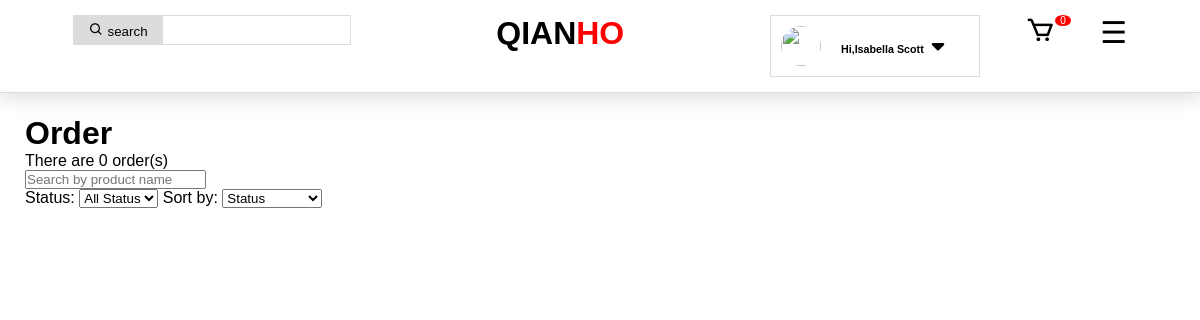
Page /customer/orders.php (signed in) on the earlier database version.
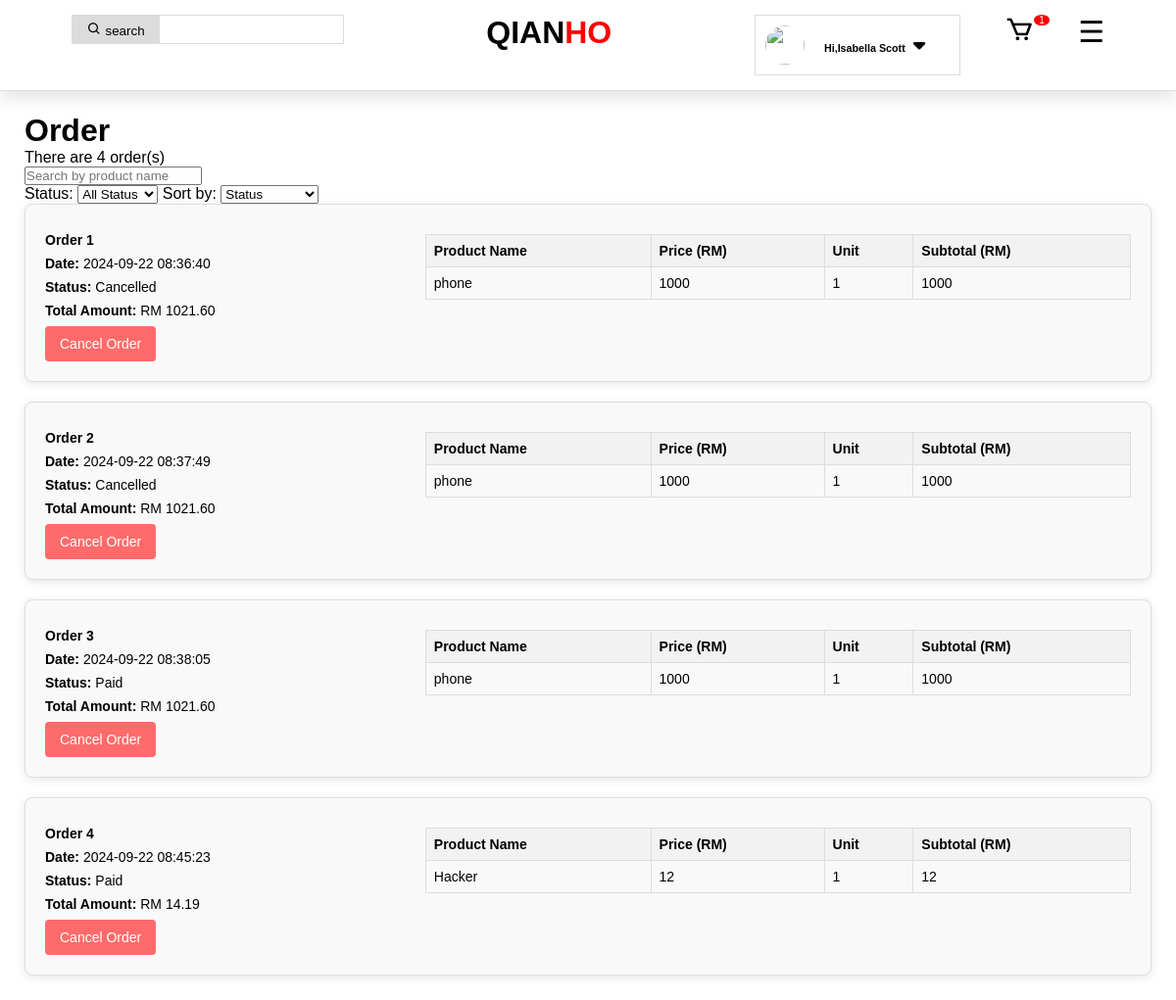
Same page on the later database version.
### tables this page shows
CREATE TABLE `orders` (
  `id` varchar(11) NOT NULL,
  `user_id` varchar(11) NOT NULL,
  `datetime` datetime NOT NULL,
  `total` decimal(10,2) NOT NULL,
  `ship_id` varchar(11) NOT NULL,
  `count` int(11) NOT NULL,
  `status` enum('Pending','Cancelled','Delivered','Shipped','Paid') NOT NULL DEFAULT 'Pending',
  `created_at` timestamp NOT NULL DEFAULT current_timestamp()
);

CREATE TABLE `order_details` (
  `order_id` varchar(11) NOT NULL,
  `product_id` varchar(11) NOT NULL,
  `price` decimal(10,0) NOT NULL,
  `unit` int(11) NOT NULL,
  `subtotal` decimal(10,0) NOT NULL,
  `commment_status` varchar(20) NOT NULL
);

CREATE TABLE `product` (
  `product_id` varchar(10) NOT NULL,
  `name` varchar(100) NOT NULL,
  `price` decimal(10,2) NOT NULL,
  `category_id` varchar(10) NOT NULL,
  `quantity` int(10) NOT NULL,
  `description` varchar(1000) NOT NULL,
  `weight` decimal(10,2) NOT NULL,
  `status` varchar(11) NOT NULL
);

### lib/SimplePager.php (called while the page is built, shortened)
<?php
class SimplePager {
    public function __construct($query, $params, $limit, $page) {
        global $_db;
        $this->limit = ctype_digit($limit) ? max($limit, 1) : $limit;
        $this->page = ctype_digit($page) ? max($page, 1) : $page;
        $q = preg_replace('/SELECT.+FROM/', 'SELECT COUNT(*) FROM', $query, 1);
        $stm = $_db->prepare($q);
        $stm->execute($params);
        $this->item_count = $stm->fetchColumn();
        $offset = ($this->page - 1) * $this->limit;
        $stm = $_db->prepare($query . " LIMIT $offset, $this->limit");
        $stm->execute($params);
        $this->result = $stm->fetchAll();
    }
}

### customer/orders.php (the view, shortened to what the changed rows need)
<?php
include '../_base.php';
include '../include/header.php';
include '../_head.php';
$user = $_SESSION['user'];
require_once '../lib/SimplePager.php';
$pend = 'Pending';
$dispnum = isset($_GET['displ']) ? trim($_GET['displ']) : '';
$sort_by = isset($_GET['sort_by']) ? trim($_GET['sort_by']) : 'id';
$page = isset($_GET['page']) ? (int)$_GET['page'] : 1;
$limit = 5;
$query = 'SELECT DISTINCT o.* FROM orders AS o JOIN order_details AS od ON o.id = od.order_id JOIN product AS p ON od.product_id = p.product_id WHERE o.user_id = ? AND o.status != ? AND o.status != ?';
$params = [$user->user_id, 'Pending', ''];
$getcou = $_db->prepare($query);
$getcou->execute($params);
$getcout = $getcou->fetchAll();
$query .= ' AND o.status != ? AND o.status != ?';
$params[] = $pend;
$params[] = '';
$query .= " ORDER BY o.$sort_by";
$pager = new SimplePager($query, $params, $limit, $page);
$orders = $pager->result;
?>
<link rel="stylesheet" href="../css/orderItem.css">
</head>
<br><br><br><br><br>
<div class="container">
    <h1>Order</h1>
    There are <?= count($getcout) ?> order(s)
    <form action="orders.php" method="get" id="searchForm">
    </form>
    <div class="filter-sorting">
    </div>
    <div class="order-grid">
        <?php foreach ($orders as $order): ?>
            <?php if ($order->status != 'Pending' && $order->status != ''): ?>
                <?php
                $stm = $_db->prepare('
                SELECT i.*, p.name
                FROM order_details AS i
                JOIN product AS p ON i.product_id = p.product_id
                WHERE i.order_id = ?
                ');
                $stm->execute([$order->id]);
                $order_details = $stm->fetchAll();
                ?>
                <div class="order-card">
                    <div class="order-info">
                        <p><strong>Order <?= ++$dispnum ?></strong></p>
                        <p><strong>Date:</strong> <?= $order->datetime ?></p>
                        <p><strong>Status:</strong> <?= $order->status ?></p>
                        <p><strong>Total Amount:</strong> RM <?= $order->total ?></p>
                        <form method="post" action="../function/cancel_order.php">
                            <input type="submit" name="submit" value="Cancel Order" class="cancel-button" data-order>
                        </form>
                    </div>
                    <div class="product-info">
                        <table class="product-table">
                            <thead>
                                <tr>
                                    <th>Product Name</th>
                                    <th>Price (RM)</th>
                                    <th>Unit</th>
                                    <th>Subtotal (RM)</th>
                                </tr>
                            </thead>
                            <tbody>
                                <?php foreach ($order_details as $item): ?>
                                    <tr>
                                        <td><?= $item->name ?></td>
                                        <td><?= $item->price ?></td>
                                        <td><?= $item->unit ?></td>
                                        <td><?= $item->subtotal ?></td>
                                    </tr>
                                <?php endforeach; ?>
                            </tbody>
                        </table>
                    </div>
                </div>
            <?php endif; ?>
        <?php endforeach; ?>
    </div>
</div>

### include/header.php (shortened to what the changed rows need)
<?php
$userID = $_SESSION['user']->user_id  ?? '0';
$result = [];
if ($userID != '0') {
    $countCartRecord = $_db->prepare('SELECT COUNT(*) AS total_records FROM carts WHERE user_id = ? ');
    $countCartRecord->execute([$userID]);
    $result = $countCartRecord->fetch(PDO::FETCH_ASSOC);
}
?>
<!DOCTYPE html>
<html lang="en">
<head>
    <link href='https://unpkg.com/boxicons@2.1.4/css/boxicons.min.css' rel='stylesheet'>
    <link rel="stylesheet" href="https://cdnjs.cloudflare.com/ajax/libs/font-awesome/4.7.0/css/font-awesome.min.css">
    <link rel="stylesheet" href="/css/image.css">
    <link rel="stylesheet" href="https://cdnjs.cloudflare.com/ajax/libs/font-awesome/6.0.0-beta3/css/all.min.css">
    <link rel="stylesheet" href="../css/header.css">
</head>
<body>
    <header>
        <div class="first-row">
            <div class="brand">
                <h1> QIAN<span style="color:red">HO</span></h1>
            </div>
            <div class="small-icon">
                <a href="../customer/cart.php">
                    <p style="font-size: 30px;cursor:pointer;color:black;" class="cart-icon">
                        <i class='bx bx-cart'></i>
                        <?php if ($userID != '0') { ?>
                            <span style="font-size:10px;">
                                <?= $result['total_records']  ?>
                            </span>
                        <?php } ?>
                    </P>
                </a>
            </div>
        </div>
    </header>

Differences in the rows shown:
added orders: datetime "2024-09-22 08:36:40", status "Cancelled", total "1021.60"
added order_details: product.name "phone", price "1000", unit "1", subtotal "1000", shown under "2024-09-22 08:36:40"
added orders: datetime "2024-09-22 08:37:49", status "Cancelled", total "1021.60"
added order_details: product.name "phone", price "1000", unit "1", subtotal "1000", shown under "2024-09-22 08:37:49"
added orders: datetime "2024-09-22 08:38:05", status "Paid", total "1021.60"
added order_details: product.name "phone", price "1000", unit "1", subtotal "1000", shown under "2024-09-22 08:38:05"
added orders: datetime "2024-09-22 08:45:23", status "Paid", total "14.19"
added order_details: product.name "Hacker", price "12", unit "1", subtotal "12", shown under "2024-09-22 08:45:23"
Other differences:
$result['total_records']: "0" → "1"
count($getcout): "0" → "4"
